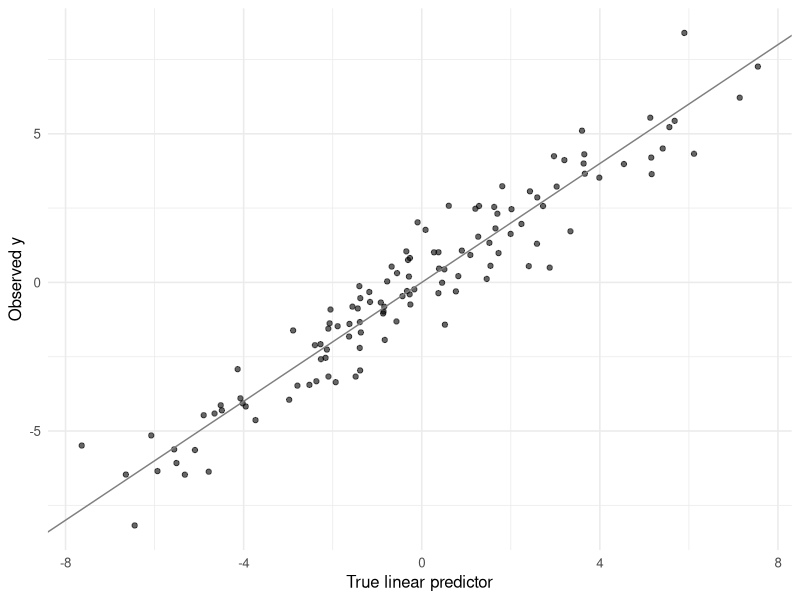

The R source for this figure:
# ============================================================
# Biostatistics Courses
# Course 4 — Week 1, Session 1: Cross-validation, nested CV, bootstrap .632+
# ============================================================

# --- 0. Setup --------------------------------------------------
library(tidyverse)
library(glmnet)
set.seed(42)
theme_set(theme_minimal(base_size = 12))

# --- 1. Hypothesis / Goal --------------------------------------
# Estimate honest generalisation error for a lasso on high-p-low-n
# data using naive CV, nested CV, and the bootstrap .632+.

# --- 2. Data ---------------------------------------------------
n <- 120; p <- 40
X <- matrix(rnorm(n * p), n, p)
beta <- c(rep(1.5, 5), rep(0, p - 5))
y <- as.numeric(X %*% beta + rnorm(n, sd = 1.0))

# --- 3. Visualise ----------------------------------------------
p1 <- tibble(yhat = as.numeric(X %*% beta), y = y) |>
  ggplot(aes(yhat, y)) +
  geom_point(alpha = 0.6) +
  geom_abline(slope = 1, intercept = 0, colour = "grey50") +
  labs(x = "True linear predictor", y = "Observed y")
print(p1)

# --- 4. Assumptions --------------------------------------------
# IID sampling; linear signal + Gaussian noise; K-fold folds are
# independent of y.

# --- 5. Conduct / Fit ------------------------------------------
cv1 <- cv.glmnet(X, y, alpha = 1, nfolds = 5)
naive_mse <- min(cv1$cvm)

K <- 5
folds <- sample(rep(1:K, length.out = n))
outer_mse <- numeric(K)
for (k in 1:K) {
  tr <- folds != k; te <- folds == k
  fit_k <- cv.glmnet(X[tr, ], y[tr], alpha = 1, nfolds = 5)
  yhat  <- as.numeric(predict(fit_k, newx = X[te, ], s = "lambda.min"))
  outer_mse[k] <- mean((y[te] - yhat)^2)
}
nested_mse <- mean(outer_mse)

# Apparent error uses the model trained on the original sample.
yhat_full <- as.numeric(predict(cv1, newx = X, s = "lambda.min"))
err_app <- mean((y - yhat_full)^2)
B <- 50
oob_loss <- matrix(NA_real_, nrow = n, ncol = B)
for (b in seq_len(B)) {
  idx <- sample.int(n, n, replace = TRUE)
  oob <- setdiff(seq_len(n), unique(idx))
  if (!length(oob)) next
  # Copies of the same observation stay together in the tuning folds.
  unique_idx <- unique(idx)
  boot_folds <- sample(rep(seq_len(5), length.out = length(unique_idx)))
  fit_b <- cv.glmnet(X[idx, ], y[idx], alpha = 1,
                     foldid = boot_folds[match(idx, unique_idx)])
  yhat_oob <- as.numeric(predict(fit_b, newx = X[oob, , drop = FALSE],
                                 s = "lambda.min"))
  oob_loss[oob, b] <- (y[oob] - yhat_oob)^2
}
stopifnot(all(rowSums(!is.na(oob_loss)) > 0))
# Average within observations first, so each observation has equal weight.
err_oob <- mean(rowMeans(oob_loss, na.rm = TRUE))
# No-information loss: all pairings of observed responses and fitted predictions.
gamma <- mean(outer(y, yhat_full, "-")^2)
bootstrap_errors <- function(apparent, oob, no_information) {
  stopifnot(all(is.finite(c(apparent, oob, no_information))),
            all(c(apparent, oob, no_information) >= 0))
  base <- 0.368 * apparent + 0.632 * oob
  bounded_oob <- min(oob, no_information)
  relative <- if (oob > apparent && no_information > apparent) {
    (bounded_oob - apparent) / (no_information - apparent)
  } else 0
  # Efron & Tibshirani (1997), equations 31-32: bounded correction.
  plus <- base + (bounded_oob - apparent) *
    0.368 * 0.632 * relative / (1 - 0.368 * relative)
  c(boot632 = base, boot632plus = plus, relative_overfit = relative)
}
boot_errors <- bootstrap_errors(err_app, err_oob, gamma)
err_632 <- unname(boot_errors["boot632"])
err_632plus <- unname(boot_errors["boot632plus"])
c(apparent = err_app, oob = err_oob, boot_errors, nested = nested_mse)

# --- 6. Report -------------------------------------------------
cat(sprintf(
  "Naive CV MSE:  %.2f\nNested CV MSE: %.2f\nBoot .632 MSE: %.2f\nBoot .632+ MSE: %.2f\n",
  naive_mse, nested_mse, err_632, err_632plus
))
